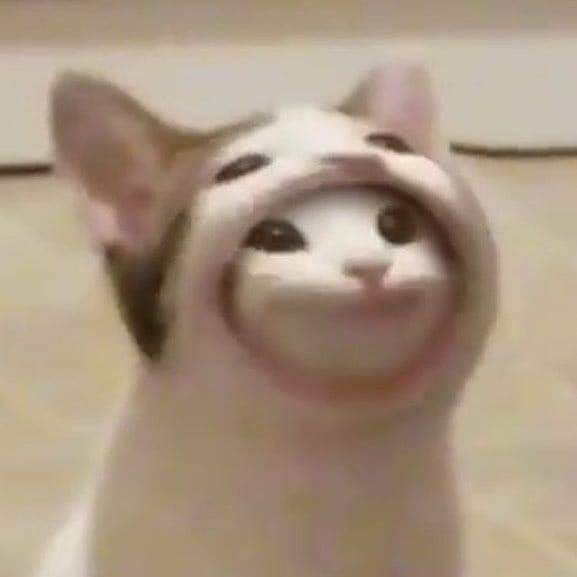
#> input picture sample.jpg, 577 x 577 px
$ jupyter execute --allow-errors h.ipynb
#> lines starting #> are read from the running program, lines starting #| are printed output that depends on the picture; long printed decimals are rounded
[cell 1]
import numpy as np
import cv2 as cv

# Create empty image
img = np.zeros([750, 750, 3], dtype=np.uint8)
image = cv.imread('sample.jpg')
#> image is the input picture: shape (577, 577, 3); mean B, G, R 129.1, 149.1, 169.3

x1, y1 = 500, 500
x2, y2 = 250, 700

cv.line(img, (x1, y1), (x2, y2), (255, 255, 255), 5)

# Define the kernel
line_length = max(abs(x2 - x1), abs(y2 - y1))
kernel_size = line_length + 5
kernel = np.ones((kernel_size, kernel_size), dtype=np.float32)
kernel /= kernel_size ** 2

# Apply the motion blur effect to the line using the convolution operation
blurred_line = cv.filter2D(img, -1, kernel)

# Combine the blurred line with the original image
#> (the rest of this cell did not finish here and is left out)

[cell 2]
import numpy as np
import cv2 as cv
import math

# Create empty image
img = np.zeros([750, 750], dtype=np.uint8)
image = cv.imread('sample.jpg')

x1, y1 = 100, 200
x2, y2 = 450, 500

cv.line(img, (x1, y1), (x2, y2), (255, 255, 255), 5)

# Define the motion blur kernel
filterSize = 25;
kernel = np.ones((filterSize, filterSize), np.float32)/(filterSize**2)
#> (the rest of this cell did not finish here and is left out)

[cell 3]
import numpy as np
import cv2 as cv

# Load the image
image = cv.imread('Circle Objects.png')

# Convert the image to grayscale
#> (the rest of this cell did not finish here and is left out)

[cell 4]
import cv2 as cv
import numpy as np

def draw_circle_on_non_white_pixels(image_path):
    # Load the image
    image = cv.imread(image_path)

    # Create a mask of non-white pixels
    mask = cv.inRange(image, (0, 0, 0), (200, 200, 200))

    # Find the indices of non-white pixels
    non_white_indices = np.where(mask != 0)

    # Draw circles on non-white pixels
    for y, x in zip(*non_white_indices):
        cv.circle(image, (x, y), 28, (0, 0, 0), 56)

    # Display the resulting image
    cv.imshow('Circles on Non-White Pixels', image)
    cv.waitKey(0)
    cv.destroyAllWindows()

# Example usage
image_path = 'Circle Objects.png'
#> (the rest of this cell did not finish here and is left out)

[cell 5]
import cv2 as cv
import numpy as np

def draw_circle_on_non_white_pixels(image_path):
    # Load the image
    image = cv.imread(image_path)

    # Create a mask of non-white pixels
    mask = cv.inRange(image, (0, 0, 0), (200, 200, 200))

    # Find the indices of non-white pixels
    non_white_indices = np.transpose(np.nonzero(mask))

    # Draw circles on non-white pixels
    for y, x in non_white_indices:
        cv.circle(image, (x, y), 28, (0, 0, 0), 56)

    # Display the resulting image
    cv.imshow('Circles on Non-White Pixels', image)
    cv.waitKey(0)
    cv.destroyAllWindows()

# Example usage
image_path = 'Circle Objects.png'
#> (the rest of this cell did not finish here and is left out)

[cell 6]
import cv2

# Load the image
image = cv2.imread('ImageWithSaltPepper.png')
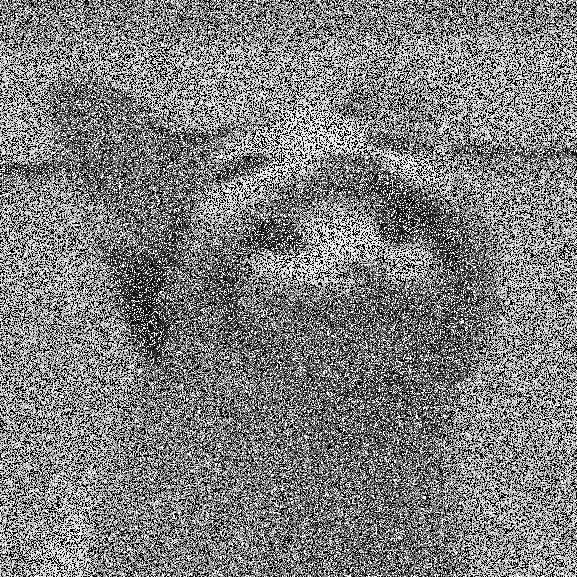
#> input picture ImageWithSaltPepper.png, 577 x 577 px
#> image is the input picture: shape (577, 577, 3); min 0, max 255, mean 125.1

# Apply median filter
filtered_image = cv2.medianBlur(image, 5)  # Adjust the kernel size as needed
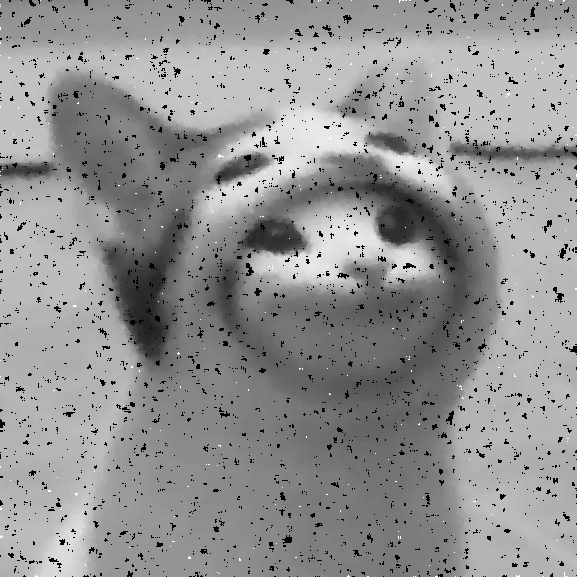
#> filtered_image: shape (577, 577, 3); min 0, max 255, mean 146.4

# Display the original and filtered images
cv2.imshow('Original Image', image)
cv2.imshow('Filtered Image', filtered_image)
cv2.waitKey(0)
cv2.destroyAllWindows()

[cell 7]
import cv2

# Load the image
image = cv2.imread('ImageWithSaltPepper.png')

# Apply Gaussian blur
filtered_image = cv2.GaussianBlur(image, (51, 51), 0)  # Adjust the kernel size as needed
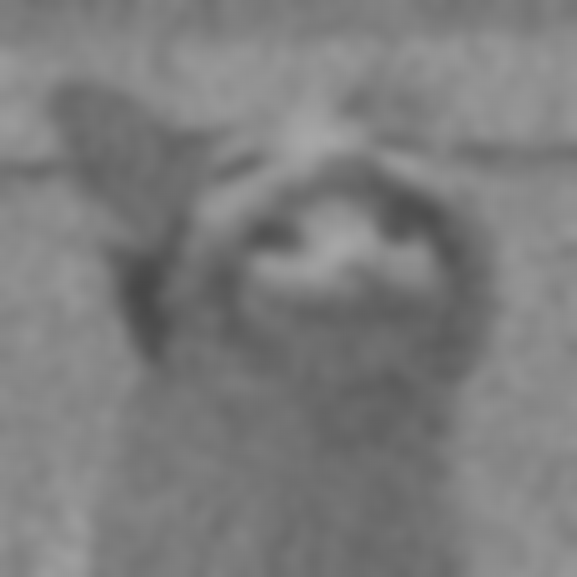
#> filtered_image: shape (577, 577, 3); min 71, max 167, mean 125.1

# Display the original and filtered images
cv2.imshow('Original Image', image)
cv2.imshow('Filtered Image', filtered_image)
cv2.waitKey(0)
cv2.destroyAllWindows()

[cell 8]
import cv2
import numpy as np

def calculate_psnr(img1, img2):
    mse = np.mean((img1 - img2) ** 2)
    max_pixel = np.max(img1)
    psnr = 10 * np.log10((max_pixel ** 2) / mse)
    return psnr

# โหลดภาพ input และภาพ output
img_input = cv2.imread('input.jpg')
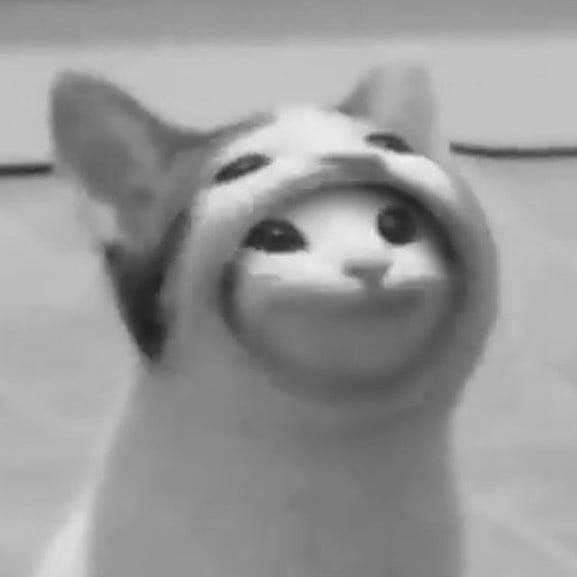
#> input picture input.jpg, 577 x 577 px
#> img_input is the input picture: shape (577, 577, 3); min 29, max 242, mean 152.9
img_output = cv2.imread('output.jpg')
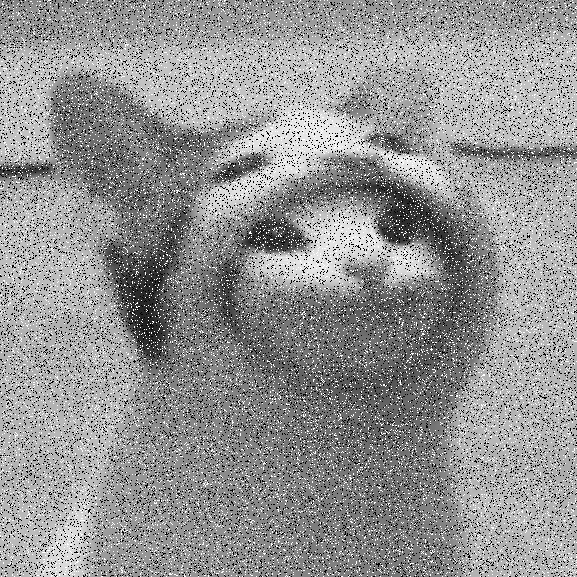
#> input picture output.jpg, 577 x 577 px
#> img_output is the input picture: shape (577, 577, 3); min 0, max 255, mean 147.2

# แปลงภาพให้เป็นแบบ float32
img_input = img_input.astype(np.float32)
img_output = img_output.astype(np.float32)

# คำนวณค่า PSNR
psnr_value = calculate_psnr(img_input, img_output)
#> in calculate_psnr, `mse = np.mean((img1 - img2) ** 2)`: mse = 3385.9
#> in calculate_psnr, `max_pixel = np.max(img1)`: max_pixel = 242
#> in calculate_psnr, `psnr = 10 * np.log10((max_pixel ** 2) / mse)`: psnr = 12.38
#> psnr_value = 12.38

print("PSNR value:", psnr_value)
#| PSNR value: 12.380

[cell 9]
import cv2
import numpy as np
from matplotlib import pyplot as plt

# Step 1: Create Sobel Filter (Horizontal) in Spatial Domain
sobel_filter_horizontal = np.array([[1, 2, 1], [0, 0, 0], [-1, -2, -1]])

# Step 2: Convert Input Image to Frequency Domain
input_image = cv2.imread('sample.jpg', cv2.IMREAD_GRAYSCALE)
#> input_image: shape (577, 577); min 29, max 242, mean 152.9
frequency_domain_input = np.fft.fft2(input_image)

# Display the original image
plt.subplot(2, 3, 1), plt.imshow(input_image, cmap='gray')
plt.title('Original Image'), plt.xticks([]), plt.yticks([])

# Step 3: Convert Sobel Filter to Frequency Domain
frequency_domain_sobel = np.fft.fft2(sobel_filter_horizontal, s=frequency_domain_input.shape)

# Display the Sobel filter (Frequency Domain)
plt.subplot(2, 3, 2), plt.imshow(np.log(1 + np.abs(frequency_domain_sobel)), cmap='gray')
plt.title('Sobel Filter (Frequency Domain)'), plt.xticks([]), plt.yticks([])

# Step 4: Perform Dot Product in Frequency Domain
filtered_image_frequency = frequency_domain_input * frequency_domain_sobel

# Display the result of the dot product (Frequency Domain)
plt.subplot(2, 3, 3), plt.imshow(np.log(1 + np.abs(filtered_image_frequency)), cmap='gray')
plt.title('Result of Dot Product (Frequency Domain)'), plt.xticks([]), plt.yticks([])

# Step 5: Convert Result back to Spatial Domain
filtered_image_spatial = np.fft.ifft2(filtered_image_frequency)
filtered_image_spatial = np.abs(filtered_image_spatial)
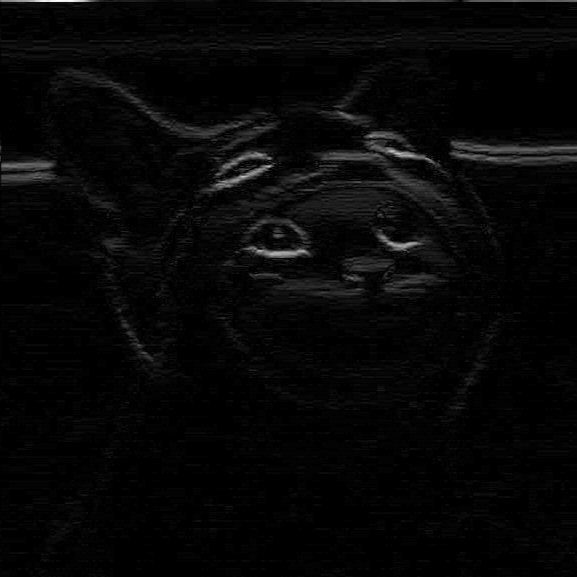
#> filtered_image_spatial: shape (577, 577) float64; min 1.18e-15, max 335, mean 9.1; drawn with min black and max white

# Display the filtered image (Spatial Domain)
plt.subplot(2, 3, 4), plt.imshow(filtered_image_spatial, cmap='gray')
plt.title('Filtered Image (Spatial Domain)'), plt.xticks([]), plt.yticks([])

# Step 6: Compare Results between Spatial and Frequency Domain
filtered_image_spatial_domain = cv2.filter2D(input_image, -1, sobel_filter_horizontal)
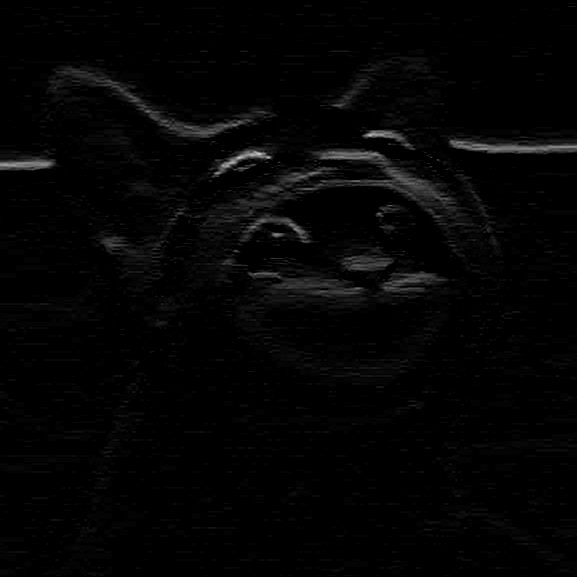
#> filtered_image_spatial_domain: shape (577, 577); min 0, max 196, mean 4.3

# Display the filtered image obtained through spatial filtering
plt.subplot(2, 3, 5), plt.imshow(filtered_image_spatial_domain, cmap='gray')
plt.title('Filtered Image (Spatial Filtering)'), plt.xticks([]), plt.yticks([])

plt.tight_layout()
plt.show()
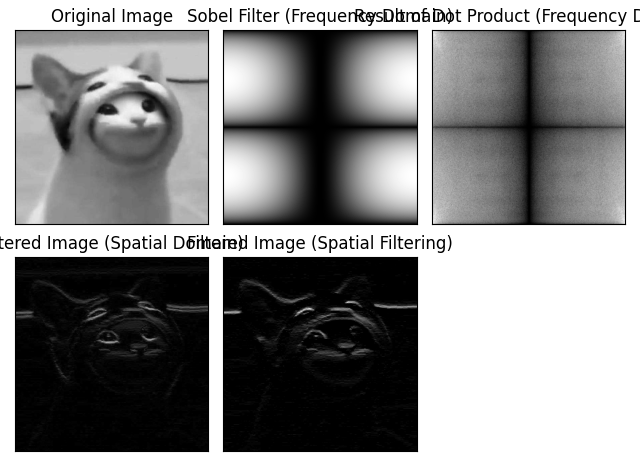
#> figure drawn by matplotlib, 5 panels

[cell 10]
import cv2
import numpy as np
from matplotlib import pyplot as plt

# Step 1: Create Sobel Filter (Horizontal) in Spatial Domain
sobel_filter_vertical = np.array([[-1, -2, -1], [0, 0, 0], [1, 2, 1]])

# Step 2: Convert Input Image to Frequency Domain and Display the Result
input_image = cv2.imread('sample.jpg', cv2.IMREAD_GRAYSCALE)
frequency_domain_input = np.fft.fft2(input_image)

# Display the original image and the frequency domain result
plt.subplot(2, 3, 1), plt.imshow(input_image, cmap='gray')
plt.title('Original Image', fontsize=8), plt.xticks([]), plt.yticks([])

plt.subplot(2, 3, 2), plt.imshow(np.log(1 + np.abs(frequency_domain_input)), cmap='gray')
plt.title('Frequency Domain (Input Image)', fontsize=8), plt.xticks([]), plt.yticks([])

# Step 3: Convert Sobel Filter to Frequency Domain and Display the Result
frequency_domain_sobel = np.fft.fft2(sobel_filter_horizontal, s=frequency_domain_input.shape)

# Display the Sobel filter in the frequency domain
plt.subplot(2, 3, 3), plt.imshow(np.log(1 + np.abs(frequency_domain_sobel)), cmap='gray')
plt.title('Frequency Domain (Sobel Filter)', fontsize=8), plt.xticks([]), plt.yticks([])

# Step 4: Perform Dot Product in Frequency Domain and Display the Result
filtered_image_frequency = frequency_domain_input * frequency_domain_sobel

# Display the result of the dot product in the frequency domain
plt.subplot(2, 3, 4), plt.imshow(np.log(1 + np.abs(filtered_image_frequency)), cmap='gray')
plt.title('Frequency Domain (Dot Product Result)', fontsize=8), plt.xticks([]), plt.yticks([])

# Step 5: Convert Result back to Spatial Domain and Display the Result
filtered_image_spatial = np.fft.ifft2(filtered_image_frequency)
filtered_image_spatial = np.abs(filtered_image_spatial)

# Display the filtered image in the spatial domain
plt.subplot(2, 3, 5), plt.imshow(filtered_image_spatial, cmap='gray')
plt.title('Filtered Image (Spatial Domain)', fontsize=8), plt.xticks([]), plt.yticks([])

# Step 6: Compare Results between Spatial and Frequency Domain and Display the Result
filtered_image_spatial_domain = cv2.filter2D(input_image, -1, sobel_filter_horizontal)

# Display the filtered image obtained through spatial filtering
plt.subplot(2, 3, 6), plt.imshow(filtered_image_spatial_domain, cmap='gray')
plt.title('Filtered Image (Frequency Domain)', fontsize=8), plt.xticks([]), plt.yticks([])

plt.tight_layout()
plt.show()
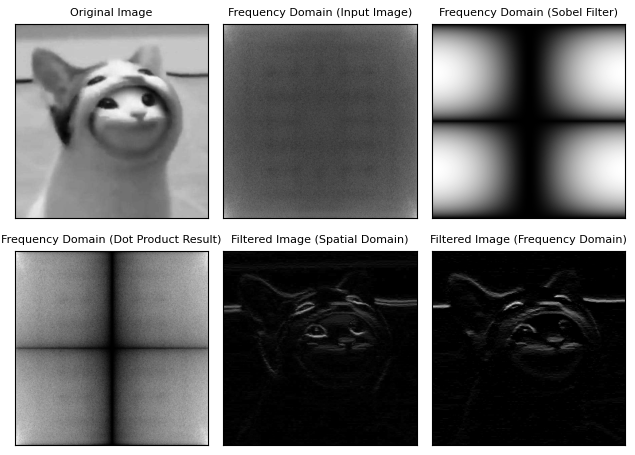
#> figure drawn by matplotlib, 6 panels

[cell 11]
import cv2
import numpy as np
from matplotlib import pyplot as plt

# Step 1: Create Sobel Filter (Horizontal) in Spatial Domain
sobel_filter_horizontal = np.array([[1, 2, 1], [0, 0, 0], [-1, -2, -1]])

# Step 2: Convert Input Image to Frequency Domain and Display the Result
input_image = cv2.imread('sample.jpg', cv2.IMREAD_GRAYSCALE)
frequency_domain_input = np.fft.fft2(input_image)

# Display the original image and the frequency domain result
plt.subplot(2, 3, 1), plt.imshow(input_image, cmap='gray')
plt.title('Original Image'), plt.xticks([]), plt.yticks([])

plt.subplot(2, 3, 2), plt.imshow(np.log(1 + np.abs(frequency_domain_input)), cmap='gray')
plt.title('Frequency Domain (Input Image)'), plt.xticks([]), plt.yticks([])

# Step 3: Convert Sobel Filter to Frequency Domain and Display the Result
frequency_domain_sobel = np.fft.fft2(sobel_filter_horizontal, s=frequency_domain_input.shape)

# Display the Sobel filter in the frequency domain
plt.subplot(2, 3, 3), plt.imshow(np.log(1 + np.abs(frequency_domain_sobel)), cmap='gray')
plt.title('Frequency Domain (Sobel Filter)'), plt.xticks([]), plt.yticks([])

# Step 4: Perform Dot Product in Frequency Domain and Display the Result
filtered_image_frequency = frequency_domain_input * frequency_domain_sobel

# Display the result of the dot product in the frequency domain
plt.subplot(2, 3, 4), plt.imshow(np.log(1 + np.abs(filtered_image_frequency)), cmap='gray')
plt.title('Frequency Domain (Dot Product Result)'), plt.xticks([]), plt.yticks([])

# Step 5: Convert Result back to Spatial Domain and Display the Result
filtered_image_spatial = np.fft.ifft2(filtered_image_frequency)
filtered_image_spatial = np.abs(filtered_image_spatial)

# Display the filtered image in the spatial domain
plt.subplot(2, 3, 5), plt.imshow(filtered_image_spatial, cmap='gray')
plt.title('Filtered Image (Spatial Domain)'), plt.xticks([]), plt.yticks([])

# Step 6: Compare Results between Spatial and Frequency Domain and Display the Result
filtered_image_spatial_domain = cv2.filter2D(input_image, -1, sobel_filter_horizontal)

# Display the filtered image obtained through spatial filtering
plt.subplot(2, 3, 6), plt.imshow(filtered_image_spatial_domain, cmap='gray')
plt.title('Filtered Image (Spatial Filtering)'), plt.xticks([]), plt.yticks([])

plt.tight_layout()

# Invert the last two images
plt.gca().invert_yaxis()
plt.show()
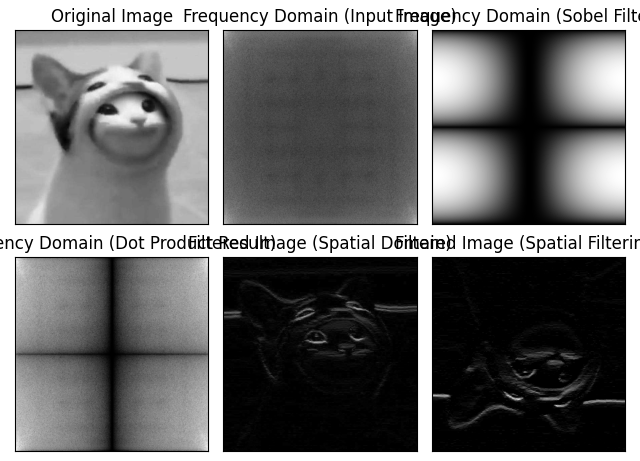
#> figure drawn by matplotlib, 6 panels
